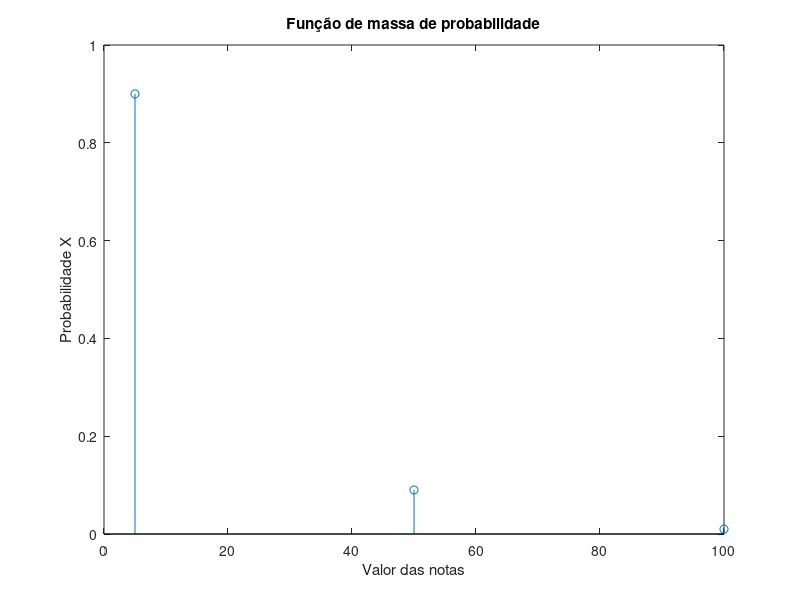

Source code (MATLAB):
%%Ex 2, guião 3

%% a)
%% espaço = {nota 1, nota 2, ... , nota 99, nota 100}

%% b)
%% espaço_x = {5eur,50eur,100eur}

%% c)
totalNotas=100;
valorNotas=[5 50 100];
quantNotas=[90 9 1];
prob=quantNotas/totalNotas;
stem(valorNotas,prob), ylabel("Probabilidade X"), xlabel("Valor das notas"), title("Função de massa de probabilidade")
